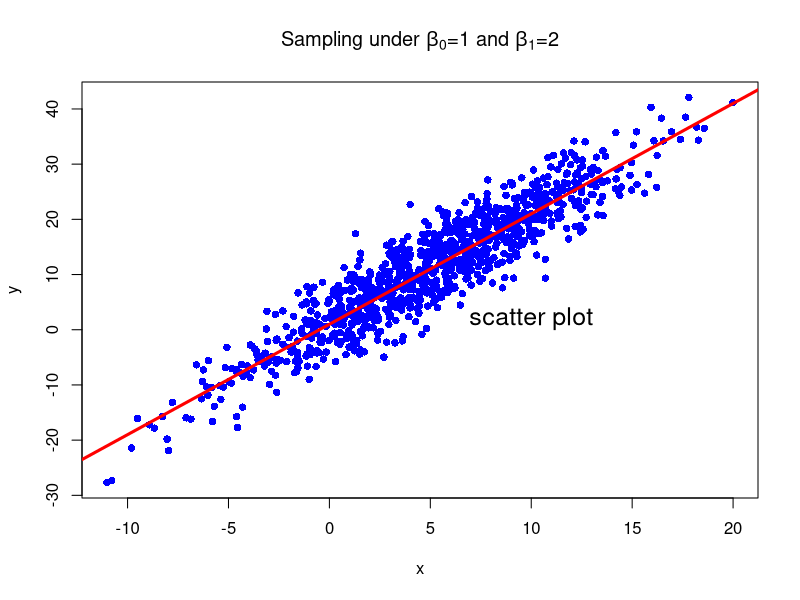

Source code (R):
## ---- chunk 1
n<-1000
x<-4+rnorm(n,mean=1,sd=5)
y<-1+2*x+rnorm(n,mean=0,sd=4)

dev.new()
plot(x,y, pch=16, col="blue", 
     main=expression(paste("Sampling under ", beta[0], 
                           "=1", " ", "and", " ", beta[1], "=2")))
text(10, 2, "scatter plot", cex=1.5)
abline(a=1,b=2, col="red", lwd=3)

## ---- chunk 2
mean_values <- function(values) {
  output <- 0
  
  for (i in values) {
    output <- output + i
  }

  output / length(values)   ## 평균을 구하기 위해 자료의 수(length)로 나누어준다.
}

mean_values(x)   ## x의 평균을 계산
mean_values(y)   ## y의 평균을 계산

## ---- chunk 3
cov_values <- function(data_1, data_2) {
  x_diff <- data_1 - mean_values(data_1)   ## 위에서 정의했던 함수 "mean_values()" 사용
  y_diff <- data_2 - mean_values(data_2)

  xy_product <- x_diff * y_diff
  
  product_sum <- 0
  
  for (i in xy_product) {
    product_sum <- product_sum + i
  }
  
  cov = product_sum / length(xy_product)
  
  cov
}

cov_values(x,y)   ## output

## ---- chunk 4
var_values <- function(values) {
  x_diff_sq <- (values - mean_values(values))^2   ## 위에서 정의했던 함수 "mean_values()" 사용하여 차의 제곱 행렬 생성
  
  sum_x_sq <- 0
  
  for (i in x_diff_sq) {
    sum_x_sq <- sum_x_sq + i
  }
  
  var_x <- sum_x_sq / length(values)  ## 자료의 수로 나누어 분산 산출
  
  var_x
}

var_values(x)     ## output

## ---- chunk 5
beta_1_hat <- cov_values(x, y) / var_values(x)  ## 위에서 정의한 함수를 사용 : x와 y의 공분산 / x의 분산

beta_1_hat  ## output

